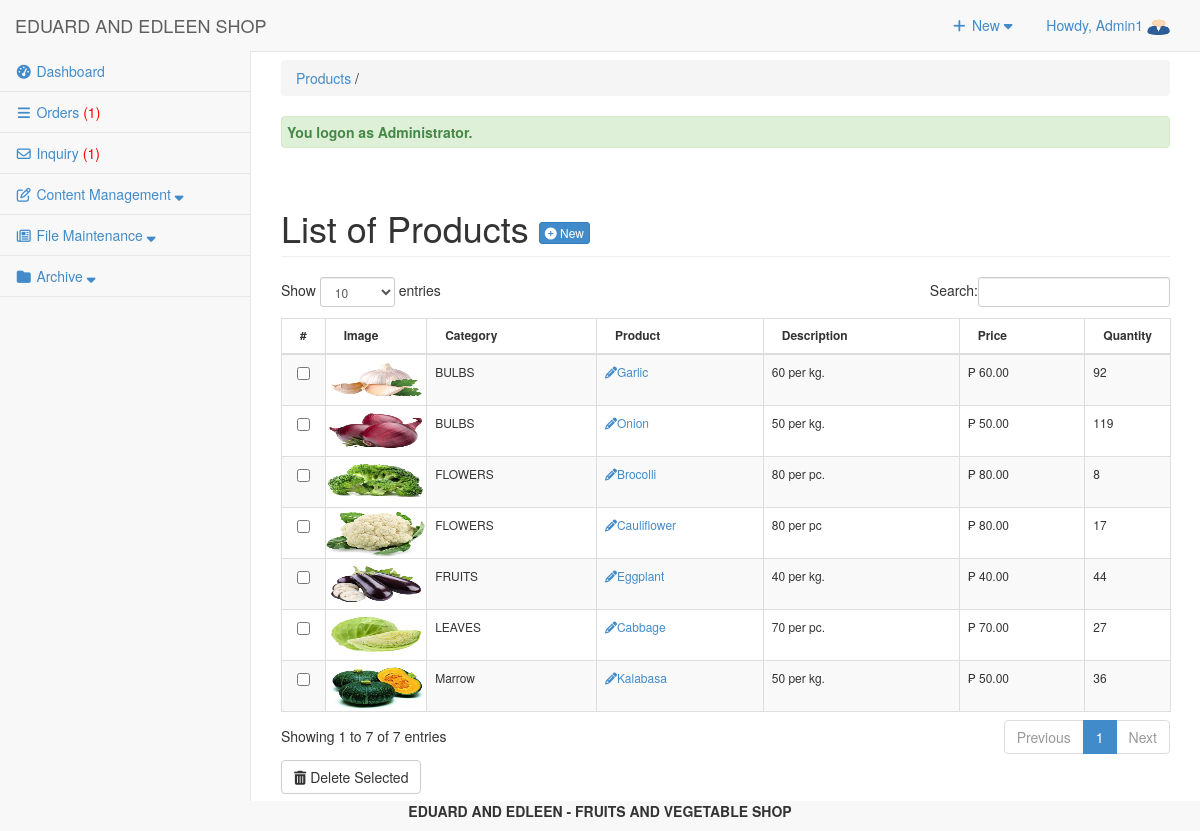
/admin/products/index.php (signed in), run on an earlier commit of the app's database.
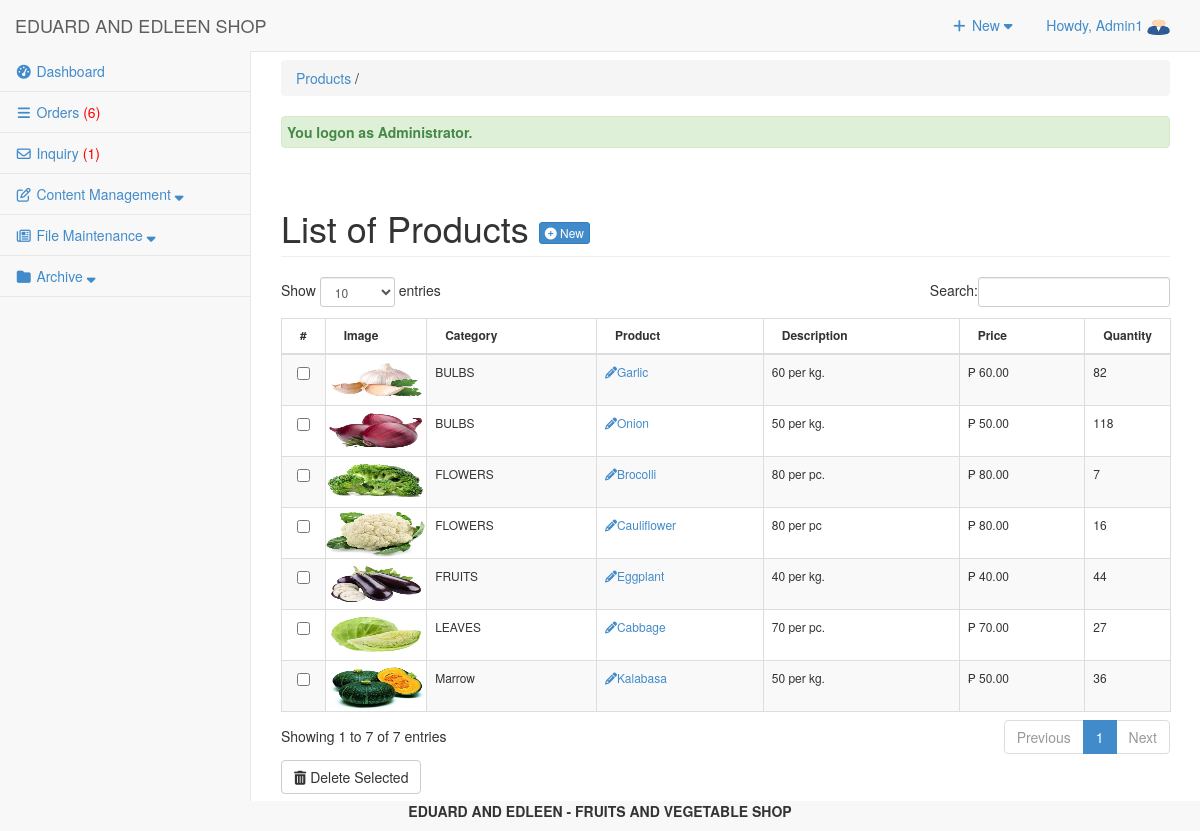
And on a later commit of the database.
### tables this page shows
CREATE TABLE `tblpromopro` (
  `PROMOID` int(11) NOT NULL,
  `PROID` int(11) NOT NULL,
  `PRODISCOUNT` double NOT NULL,
  `PRODISPRICE` double NOT NULL,
  `PROBANNER` tinyint(4) NOT NULL,
  `PRONEW` tinyint(4) NOT NULL
);

CREATE TABLE `tblproduct` (
  `PROID` int(11) NOT NULL,
  `PRODNAME` varchar(100) NOT NULL,
  `PRODESC` varchar(255) DEFAULT NULL,
  `INGREDIENTS` varchar(255) NOT NULL,
  `PROQTY` int(11) DEFAULT NULL,
  `ORIGINALPRICE` double NOT NULL,
  `PROPRICE` double DEFAULT NULL,
  `CATEGID` int(11) DEFAULT NULL,
  `IMAGES` varchar(255) DEFAULT NULL,
  `PROSTATS` varchar(30) DEFAULT NULL,
  `OWNERNAME` varchar(90) NOT NULL,
  `OWNERPHONE` varchar(90) NOT NULL,
  `PROD_STATUS` varchar(255) NOT NULL DEFAULT 'Active'
);

CREATE TABLE `tblcategory` (
  `CATEGID` int(11) NOT NULL,
  `CATEGORIES` varchar(255) NOT NULL,
  `USERID` int(11) NOT NULL
);

### admin/products/index.php (called while the page is built, shortened)
<?php
require_once("../../include/initialize.php");
require_once ("../theme/templates.php");
?>

### include/database.php (called while the page is built, shortened)
<?php
class Database {
	var $sql_string = '';
	private $conn;
	public function open_connection() {
		$this->conn = mysqli_connect(server,user,pass);
		if(!$this->conn){
			echo "Problem in database connection! Contact administrator!";
			exit();
		}else{
			$db_select = mysqli_select_db($this->conn,database_name);
		}
	}
	function setQuery($sql='') {
		$this->sql_string=$sql;
	}
	function executeQuery() {
		$result = mysqli_query($this->conn,$this->sql_string);
		return $result;
	}
	private function confirm_query($result) {
		return $result;
	}
	function loadResultList( $key='' ) {
		$cur = $this->executeQuery();
		$array = array();
		while ($row = mysqli_fetch_object($cur)) {
			if ($key) {
				$array[$row->$key] = $row;
			} else {
				$array[] = $row;
			}
		}
		return $array;
	}
	public function num_rows($result_set) {
		return mysqli_num_rows($result_set);
	}
}
$mydb = new Database();
?>

### admin/products/list.php (the view, shortened to what the changed rows need)
<div class="row">
     	 <div class="col-lg-12">
          <h1 class="page-header">List of Products  <a href="index.php?view=add" class="btn btn-primary btn-xs  ">  <i class="fa fa-plus-circle fw-fa"></i> New</a>  </h1>
     		</div>
 		 </div>
	    <form action="controller.php?action=delete" Method="POST">
	    <div class="table-responsive">
		<table id="dash-table"  class="table table-striped table-bordered table-hover "  style="font-size:12px" cellspacing="0" >
		  <thead>
		  	<tr>
		  		<th width="1%">#</th>
		  		<th width="50">Image</th>
		  		<th>Category</th>
		  		<th>Product</th>
		  		<th>Description</th>
		  		<th>Price</th>
		  		<th>Quantity</th>
		  	</tr>
		  </thead>
	  <tbody>
		  	<?php
		  		$query = "SELECT * FROM `tblpromopro` pr , `tblproduct` p , `tblcategory` c
         					 WHERE pr.`PROID`=p.`PROID` AND  p.`CATEGID` = c.`CATEGID` ";
		  		$mydb->setQuery($query);
		  		$cur = $mydb->loadResultList();
				foreach ($cur as $result) {
		  		echo '<tr>';
		  		echo '<td width="1%" align="center"><input type="checkbox" name="selector[]" id="selector[]" value="'.$result->PROID. '"/></td>';
		    echo '<td style="padding:0px;">
					<a class="PROID" href="" data-target="#productmodal"  data-toggle="modal"  data-id="'.$result->PROID.'">
					<img  title="'.$result->CATEGORIES.'" style="width:100px;height:50px;padding:0;"  src="'. web_root.'admin/products/'.$result->IMAGES . '">
					</a></td>';
				echo '<td>'. $result->CATEGORIES.'</td>';
		  		echo '<td><a title="edit" href="'.web_root.'admin/products/index.php?view=edit&id='.$result->PROID.'"><i class="fa fa-pencil "></i>'.$result->PRODNAME.'</a></td>';
		  		echo '<td>'. $result->PRODESC.'</td>';
		  		echo '<td> &#8369 '.  number_format($result->PROPRICE,2).'</td>';
		  		echo '<td width="4%">'. $result->PROQTY.'</td>';
		  	}
		  	?>
		  </tbody>
		</table>
		</div>
		</form>

### admin/theme/templates.php (shortened to what the changed rows need)
<!DOCTYPE html>
<html lang="en">
<head>
<link href="<?php echo web_root; ?>admin/css/bootstrap.min.css" rel="stylesheet">
<link href="<?php echo web_root; ?>admin/css/metisMenu.min.css" rel="stylesheet">
<link href="<?php echo web_root; ?>admin/css/timeline.css" rel="stylesheet">
<link href="<?php echo web_root; ?>admin/css/sb-admin-2.css" rel="stylesheet">
<link href="<?php echo web_root; ?>admin/font/css/font-awesome.min.css" rel="stylesheet" type="text/css">
<link href="<?php echo web_root; ?>admin/font/font-awesome.min.css" rel="stylesheet" type="text/css">
<link href="<?php echo web_root; ?>admin/css/dataTables.bootstrap.css" rel="stylesheet">
<link href="<?php echo web_root; ?>css/bootstrap-datetimepicker.min.css" rel="stylesheet" media="screen">
<link href="<?php echo web_root; ?>css/datepicker.css" rel="stylesheet" media="screen">
<link href="<?php echo web_root; ?>admin/css/costum.css" rel="stylesheet">
<link href="<?php echo web_root; ?>admin/css/ekko-lightbox.css" rel="stylesheet">
</head>
  <?php
    $query = "SELECT * FROM tblsummary WHERE ORDEREDSTATS = 'Pending'";
    $mydb->setQuery($query);
    $cur = $mydb->executeQuery();
    $rowscount = $mydb->num_rows($cur);
    $res = isset($rowscount)? $rowscount : 0;
    if($res>0){
    $order = '<span style="color:red;">('.$res.')</span>';
    }else{
        $order = '<span> ('.$res.')</span>';
    }
?>
<body>
   <div id="wrapper">
        <nav class="navbar navbar-default navbar-static-top  " role="navigation" style="margin-bottom: 0">
            <div class="navbar-default sidebar" role="navigation">
                <div class="sidebar-nav navbar-collapse">
                    <ul class="nav" id="side-menu">
                        <li>
                             <a href="<?php echo web_root; ?>admin/orders/" ><i class="fa fa-reorder fa-fw"></i>  Orders <?php echo $order; ?></a>
                        </li>
                    </ul>
                </div>
            </div>
        </nav>
  <div id="page-wrapper">
            <div class="row" >
                <div class="col-lg-12">
                  <?php require_once $content; ?>
                </div>
            </div>
        </div>
    </div>
</body>
</html>

What changed in the data, as far as the page shows it:
changed through a linked row, tblpromopro "Garlic": PROID.PROQTY "92" → "82"
changed through a linked row, tblpromopro "Onion": PROID.PROQTY "119" → "118"
changed through a linked row, tblpromopro "Brocolli": PROID.PROQTY "8" → "7"
changed through a linked row, tblpromopro "Cauliflower": PROID.PROQTY "17" → "16"
Also different on the page:
$res: "1" → "6"
